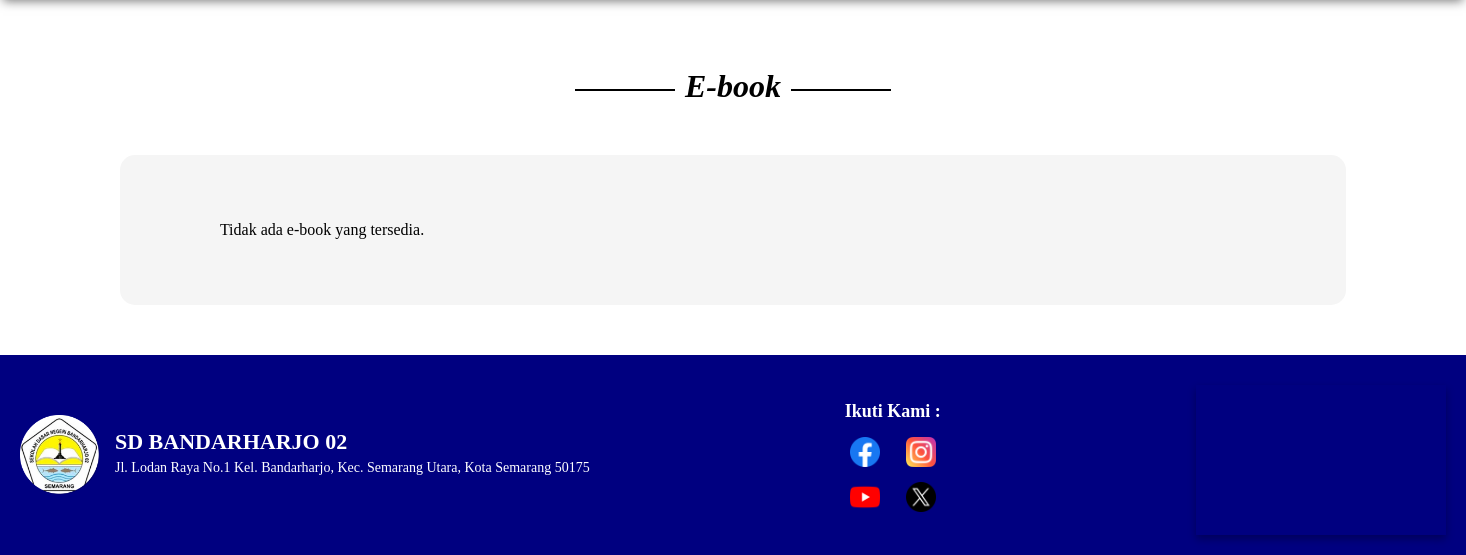
The app's page /menu/akademik/e-book/e-book.php (lower part), older data.
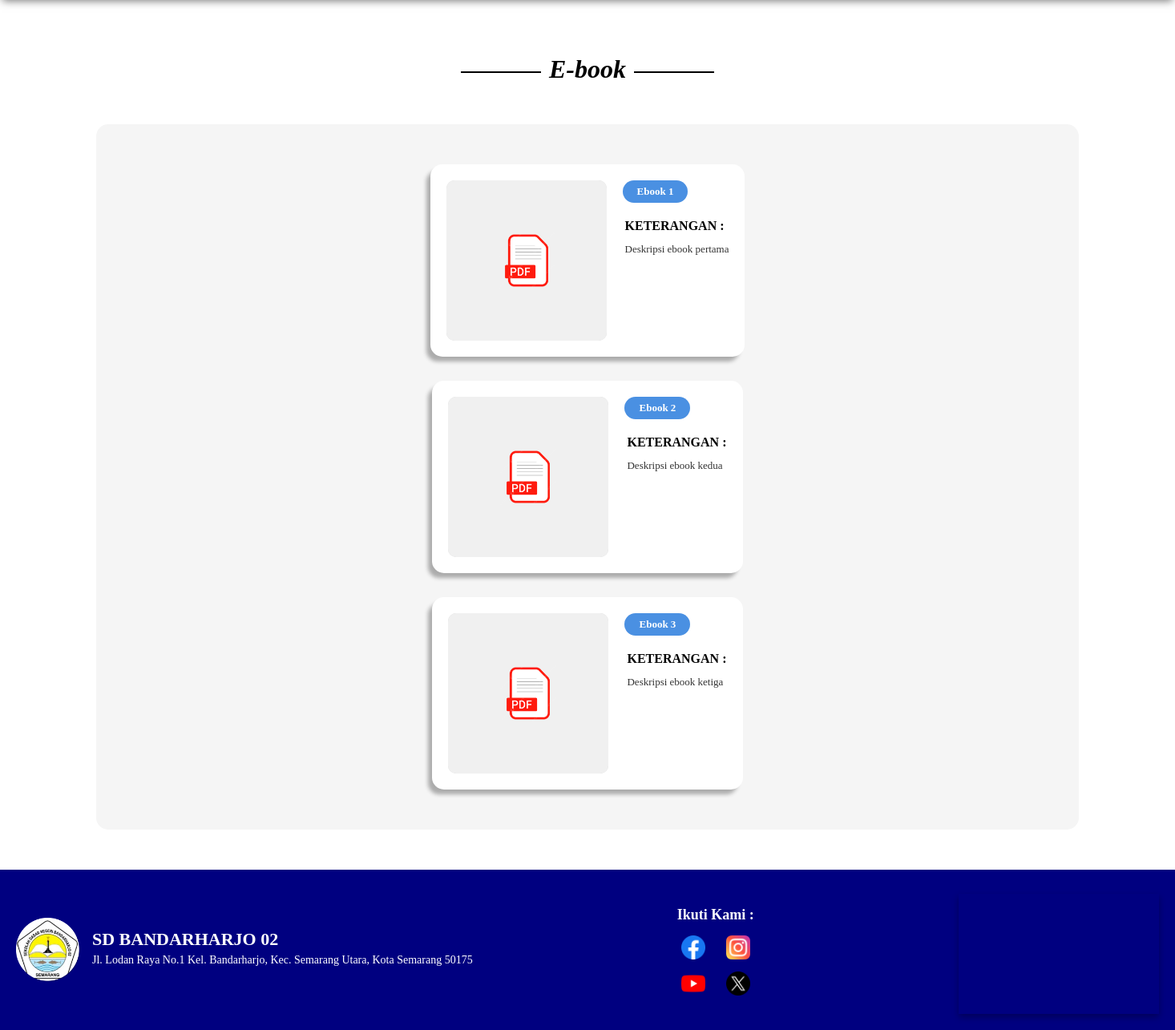
The same page, newer data.
### tables this page shows
CREATE TABLE `ebook` (
  `id` int(11) NOT NULL,
  `judul` varchar(255) NOT NULL,
  `deskripsi` text NOT NULL,
  `file` varchar(500) NOT NULL
);

### menu/akademik/e-book/e-book.php (the view, shortened to what this page needs)
<?php
include('/bandarharjo/partials/header.php');
include('/bandarharjo/koneksi.php');
$query = "SELECT * FROM ebook";
$result = $conn->query($query);
?>
<link rel="stylesheet" href="/css/e-book.css">
<body>
  <div class="container">
    <div class="title">E-book</div>
    <div class="card-container">
      <?php
      if ($result->num_rows > 0) {
        while ($row = $result->fetch_assoc()) {
          $fileUrl = "/menu/akademik/e-book/upload/" . htmlspecialchars($row['file']);
      ?>
          <div class="card" onclick="window.open('<?php echo $fileUrl; ?>', '_blank')">
            <div class="image-placeholder">
              <?php
              if (!empty($row['file'])) {
                $fileExt = strtolower(pathinfo($row['file'], PATHINFO_EXTENSION));
                $isImage = in_array($fileExt, ['jpg', 'jpeg', 'png', 'gif']);
                if ($isImage) {
              ?>
                  <img src="/menu/akademik/e-book/upload/<?php echo htmlspecialchars($row['file']); ?>"
                    alt="<?php echo htmlspecialchars($row['judul']); ?>"
                    style="width:100%; height:100%; object-fit:cover; border-radius:10px;">
              <?php
                } else {
                  $icon = '/assets/icon/file-icon.png';
                  if (in_array($fileExt, ['pdf'])) {
                    $icon = '/assets/icon/pdf-icon.png';
                  } elseif (in_array($fileExt, ['doc', 'docx'])) {
                    $icon = '/assets/icon/word-icon.png';
                  } elseif (in_array($fileExt, ['ppt', 'pptx'])) {
                    $icon = '/assets/icon/ppt-icon.png';
                  } elseif (in_array($fileExt, ['xls', 'xlsx'])) {
                    $icon = '/assets/icon/excel-icon.png';
                  }
              ?>
                  <div style="width:100%; height:100%; display:flex; align-items:center; justify-content:center; background:#f0f0f0; border-radius:10px;">
                    <img src="<?php echo $icon; ?>" alt="Dokumen" style="width:80px; height:80px;">
                  </div>
              <?php
                }
              }
              ?>
            </div>
            <div class="content">
              <div class="book-title"><?php echo htmlspecialchars($row['judul']); ?></div>
              <div class="label">KETERANGAN :</div>
              <p class="desc"><?php echo nl2br(htmlspecialchars($row['deskripsi'])); ?></p>
            </div>
          </div>
      <?php
        }
      } else {
        echo "<p>Tidak ada e-book yang tersedia.</p>";
      }
      ?>
    </div>
  </div>
</body>
<?php include('/bandarharjo/partials/footer.php'); ?>

Row changes from the older to the newer data that the page shows:
added ebook: judul "Ebook 1", deskripsi "Deskripsi ebook pertama"
added ebook: judul "Ebook 2", deskripsi "Deskripsi ebook kedua"
added ebook: judul "Ebook 3", deskripsi "Deskripsi ebook ketiga"
Text that changed along with them:
text no longer shown: "Tidak ada e-book yang tersedia."
